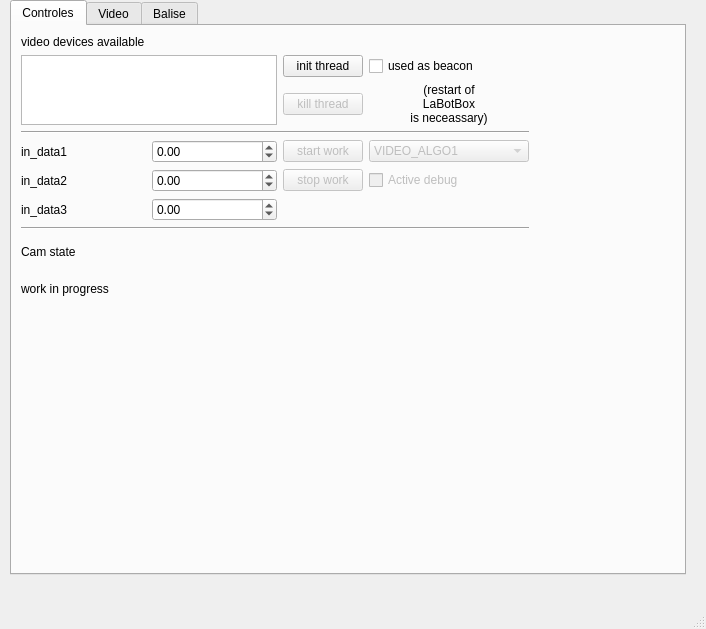
<?xml version="1.0" encoding="UTF-8"?>
<ui version="4.0">
 <class>ihm_ImageProcessing</class>
 <widget class="QMainWindow" name="ihm_ImageProcessing">
  <property name="geometry">
   <rect>
    <x>0</x>
    <y>0</y>
    <width>706</width>
    <height>629</height>
   </rect>
  </property>
  <property name="windowTitle">
   <string>MainWindow</string>
  </property>
  <widget class="QWidget" name="centralwidget">
   <widget class="QTabWidget" name="tabWidget">
    <property name="geometry">
     <rect>
      <x>10</x>
      <y>0</y>
      <width>676</width>
      <height>575</height>
     </rect>
    </property>
    <property name="currentIndex">
     <number>0</number>
    </property>
    <widget class="QWidget" name="tabControles">
     <attribute name="title">
      <string>Controles</string>
     </attribute>
     <layout class="QGridLayout" name="gridLayout">
      <item row="0" column="0" colspan="2">
       <widget class="QLabel" name="label_8">
        <property name="text">
         <string>video devices available</string>
        </property>
       </widget>
      </item>
      <item row="1" column="0" rowspan="2" colspan="2">
       <widget class="QListWidget" name="video_devices_list"/>
      </item>
      <item row="1" column="2">
       <widget class="QPushButton" name="init_thread">
        <property name="toolTip">
         <string>&lt;html&gt;&lt;head/&gt;&lt;body&gt;&lt;p&gt;Initialise le thread avec la source vidéo sélectionnée&lt;/p&gt;&lt;/body&gt;&lt;/html&gt;</string>
        </property>
        <property name="text">
         <string>init thread</string>
        </property>
       </widget>
      </item>
      <item row="1" column="3">
       <widget class="QCheckBox" name="chck_asBeacon">
        <property name="text">
         <string>used as beacon</string>
        </property>
       </widget>
      </item>
      <item row="1" column="4" rowspan="10">
       <spacer name="horizontalSpacer">
        <property name="orientation">
         <enum>Qt::Horizontal</enum>
        </property>
        <property name="sizeHint" stdset="0">
         <size>
          <width>108</width>
          <height>498</height>
         </size>
        </property>
       </spacer>
      </item>
      <item row="2" column="2">
       <widget class="QPushButton" name="kill_thread">
        <property name="enabled">
         <bool>false</bool>
        </property>
        <property name="toolTip">
         <string>&lt;html&gt;&lt;head/&gt;&lt;body&gt;&lt;p&gt;Termine puis tue le thread&lt;/p&gt;&lt;/body&gt;&lt;/html&gt;</string>
        </property>
        <property name="text">
         <string>kill thread</string>
        </property>
       </widget>
      </item>
      <item row="2" column="3">
       <widget class="QLabel" name="label_17">
        <property name="text">
         <string>(restart of
LaBotBox
is neceassary)</string>
        </property>
        <property name="alignment">
         <set>Qt::AlignHCenter|Qt::AlignTop</set>
        </property>
       </widget>
      </item>
      <item row="3" column="0" colspan="4">
       <widget class="Line" name="line_3">
        <property name="orientation">
         <enum>Qt::Horizontal</enum>
        </property>
       </widget>
      </item>
      <item row="4" column="0">
       <widget class="QLabel" name="label">
        <property name="text">
         <string>in_data1</string>
        </property>
       </widget>
      </item>
      <item row="4" column="1">
       <widget class="QDoubleSpinBox" name="in_data1">
        <property name="minimum">
         <double>-999999999999999983222784.000000000000000</double>
        </property>
        <property name="maximum">
         <double>1000000000000000019884624838656.000000000000000</double>
        </property>
       </widget>
      </item>
      <item row="4" column="2">
       <widget class="QPushButton" name="start_work">
        <property name="enabled">
         <bool>false</bool>
        </property>
        <property name="toolTip">
         <string>&lt;html&gt;&lt;head/&gt;&lt;body&gt;&lt;p&gt;Commence le job&lt;/p&gt;&lt;/body&gt;&lt;/html&gt;</string>
        </property>
        <property name="text">
         <string>start work</string>
        </property>
       </widget>
      </item>
      <item row="4" column="3">
       <widget class="QComboBox" name="list_algo">
        <property name="enabled">
         <bool>false</bool>
        </property>
        <property name="toolTip">
         <string>&lt;html&gt;&lt;head/&gt;&lt;body&gt;&lt;p&gt;Choix de l'algo vidéo à exécuter&lt;/p&gt;&lt;/body&gt;&lt;/html&gt;</string>
        </property>
        <item>
         <property name="text">
          <string>VIDEO_ALGO1</string>
         </property>
        </item>
        <item>
         <property name="text">
          <string>VIDEO_ALGO2</string>
         </property>
        </item>
        <item>
         <property name="text">
          <string>VIDEO_ALGO_DUMMY</string>
         </property>
        </item>
       </widget>
      </item>
      <item row="5" column="0">
       <widget class="QLabel" name="label_2">
        <property name="text">
         <string>in_data2</string>
        </property>
       </widget>
      </item>
      <item row="5" column="1">
       <widget class="QDoubleSpinBox" name="in_data2">
        <property name="minimum">
         <double>-999999999999999983222784.000000000000000</double>
        </property>
        <property name="maximum">
         <double>1000000000000000019884624838656.000000000000000</double>
        </property>
       </widget>
      </item>
      <item row="5" column="2">
       <widget class="QPushButton" name="stop_work">
        <property name="enabled">
         <bool>false</bool>
        </property>
        <property name="toolTip">
         <string>&lt;html&gt;&lt;head/&gt;&lt;body&gt;&lt;p&gt;Emet une requête d'arrêt du job&lt;/p&gt;&lt;/body&gt;&lt;/html&gt;</string>
        </property>
        <property name="text">
         <string>stop work</string>
        </property>
       </widget>
      </item>
      <item row="5" column="3">
       <widget class="QCheckBox" name="active_debug">
        <property name="enabled">
         <bool>false</bool>
        </property>
        <property name="text">
         <string>Active debug</string>
        </property>
       </widget>
      </item>
      <item row="6" column="0">
       <widget class="QLabel" name="label_3">
        <property name="text">
         <string>in_data3</string>
        </property>
       </widget>
      </item>
      <item row="6" column="1">
       <widget class="QDoubleSpinBox" name="in_data3">
        <property name="minimum">
         <double>-999999999999999983222784.000000000000000</double>
        </property>
        <property name="maximum">
         <double>1000000000000000019884624838656.000000000000000</double>
        </property>
       </widget>
      </item>
      <item row="7" column="0" colspan="4">
       <widget class="Line" name="line">
        <property name="orientation">
         <enum>Qt::Horizontal</enum>
        </property>
       </widget>
      </item>
      <item row="8" column="0">
       <widget class="QLabel" name="label_20">
        <property name="text">
         <string>Cam state</string>
        </property>
       </widget>
      </item>
      <item row="8" column="2">
       <widget class="QLed" name="cam_status">
        <property name="minimumSize">
         <size>
          <width>31</width>
          <height>31</height>
         </size>
        </property>
        <property name="maximumSize">
         <size>
          <width>31</width>
          <height>31</height>
         </size>
        </property>
        <property name="toolTip">
         <string>Binary Led</string>
        </property>
        <property name="whatsThis">
         <string>Led widget</string>
        </property>
        <property name="value">
         <bool>false</bool>
        </property>
        <property name="onColor">
         <enum>QLed::Green</enum>
        </property>
       </widget>
      </item>
      <item row="9" column="0" colspan="2">
       <widget class="QLabel" name="label_7">
        <property name="text">
         <string>work in progress</string>
        </property>
       </widget>
      </item>
      <item row="9" column="2">
       <widget class="QLed" name="work_status">
        <property name="minimumSize">
         <size>
          <width>31</width>
          <height>31</height>
         </size>
        </property>
        <property name="maximumSize">
         <size>
          <width>31</width>
          <height>31</height>
         </size>
        </property>
        <property name="toolTip">
         <string>Binary Led</string>
        </property>
        <property name="whatsThis">
         <string>Led widget</string>
        </property>
        <property name="value">
         <bool>false</bool>
        </property>
        <property name="onColor">
         <enum>QLed::Green</enum>
        </property>
       </widget>
      </item>
      <item row="10" column="0" colspan="4">
       <spacer name="verticalSpacer">
        <property name="orientation">
         <enum>Qt::Vertical</enum>
        </property>
        <property name="sizeHint" stdset="0">
         <size>
          <width>438</width>
          <height>224</height>
         </size>
        </property>
       </spacer>
      </item>
     </layout>
    </widget>
    <widget class="QWidget" name="tabVideo">
     <attribute name="title">
      <string>Video</string>
     </attribute>
     <layout class="QGridLayout" name="gridLayout_2">
      <item row="0" column="0">
       <widget class="QLabel" name="label_5">
        <property name="text">
         <string>ZOOM</string>
        </property>
       </widget>
      </item>
      <item row="0" column="1">
       <widget class="QLabel" name="label_18">
        <property name="text">
         <string/>
        </property>
        <property name="pixmap">
         <pixmap resource="../../icons.qrc">:/icons/edit_remove.png</pixmap>
        </property>
        <property name="alignment">
         <set>Qt::AlignCenter</set>
        </property>
       </widget>
      </item>
      <item row="0" column="2">
       <widget class="QSlider" name="zoomVideo">
        <property name="maximum">
         <number>2</number>
        </property>
        <property name="pageStep">
         <number>1</number>
        </property>
        <property name="value">
         <number>1</number>
        </property>
        <property name="sliderPosition">
         <number>1</number>
        </property>
        <property name="orientation">
         <enum>Qt::Horizontal</enum>
        </property>
       </widget>
      </item>
      <item row="0" column="3">
       <widget class="QLabel" name="label_19">
        <property name="text">
         <string/>
        </property>
        <property name="pixmap">
         <pixmap resource="../../icons.qrc">:/icons/edit_add.png</pixmap>
        </property>
        <property name="alignment">
         <set>Qt::AlignCenter</set>
        </property>
       </widget>
      </item>
      <item row="1" column="0" colspan="4">
       <widget class="QLabel" name="containerVideo">
        <property name="minimumSize">
         <size>
          <width>320</width>
          <height>240</height>
         </size>
        </property>
        <property name="maximumSize">
         <size>
          <width>1024</width>
          <height>768</height>
         </size>
        </property>
        <property name="text">
         <string/>
        </property>
        <property name="pixmap">
         <pixmap resource="../../icons.qrc">:/icons/cancel.png</pixmap>
        </property>
        <property name="alignment">
         <set>Qt::AlignLeading|Qt::AlignLeft|Qt::AlignTop</set>
        </property>
       </widget>
      </item>
     </layout>
    </widget>
    <widget class="QWidget" name="tabBalise">
     <attribute name="title">
      <string>Balise</string>
     </attribute>
     <layout class="QGridLayout" name="gridLayout_3">
      <item row="0" column="0">
       <widget class="QLabel" name="label_6">
        <property name="maximumSize">
         <size>
          <width>110</width>
          <height>25</height>
         </size>
        </property>
        <property name="text">
         <string>robot_1 dist</string>
        </property>
       </widget>
      </item>
      <item row="0" column="1">
       <widget class="QDoubleSpinBox" name="rob1_dist">
        <property name="minimumSize">
         <size>
          <width>0</width>
          <height>25</height>
         </size>
        </property>
        <property name="maximumSize">
         <size>
          <width>69</width>
          <height>25</height>
         </size>
        </property>
        <property name="readOnly">
         <bool>true</bool>
        </property>
        <property name="buttonSymbols">
         <enum>QAbstractSpinBox::NoButtons</enum>
        </property>
        <property name="minimum">
         <double>-999999999999999983222784.000000000000000</double>
        </property>
        <property name="maximum">
         <double>1000000000000000019884624838656.000000000000000</double>
        </property>
       </widget>
      </item>
      <item row="0" column="2">
       <widget class="QLabel" name="label_10">
        <property name="maximumSize">
         <size>
          <width>110</width>
          <height>25</height>
         </size>
        </property>
        <property name="text">
         <string>robot_1 angle</string>
        </property>
       </widget>
      </item>
      <item row="0" column="3">
       <widget class="QDoubleSpinBox" name="rob1_angle">
        <property name="minimumSize">
         <size>
          <width>0</width>
          <height>25</height>
         </size>
        </property>
        <property name="maximumSize">
         <size>
          <width>69</width>
          <height>25</height>
         </size>
        </property>
        <property name="readOnly">
         <bool>true</bool>
        </property>
        <property name="buttonSymbols">
         <enum>QAbstractSpinBox::NoButtons</enum>
        </property>
        <property name="minimum">
         <double>-999999999999999983222784.000000000000000</double>
        </property>
        <property name="maximum">
         <double>1000000000000000019884624838656.000000000000000</double>
        </property>
       </widget>
      </item>
      <item row="0" column="4">
       <widget class="QLabel" name="label_14">
        <property name="maximumSize">
         <size>
          <width>110</width>
          <height>25</height>
         </size>
        </property>
        <property name="text">
         <string>tag aruco -&gt;</string>
        </property>
       </widget>
      </item>
      <item row="0" column="5">
       <widget class="QSpinBox" name="spinBox">
        <property name="minimumSize">
         <size>
          <width>30</width>
          <height>25</height>
         </size>
        </property>
        <property name="maximumSize">
         <size>
          <width>50</width>
          <height>25</height>
         </size>
        </property>
       </widget>
      </item>
      <item row="0" column="6" rowspan="5">
       <spacer name="horizontalSpacer_2">
        <property name="orientation">
         <enum>Qt::Horizontal</enum>
        </property>
        <property name="sizeHint" stdset="0">
         <size>
          <width>94</width>
          <height>498</height>
         </size>
        </property>
       </spacer>
      </item>
      <item row="1" column="0">
       <widget class="QLabel" name="label_4">
        <property name="maximumSize">
         <size>
          <width>110</width>
          <height>25</height>
         </size>
        </property>
        <property name="text">
         <string>robot_2 dist</string>
        </property>
       </widget>
      </item>
      <item row="1" column="1">
       <widget class="QDoubleSpinBox" name="rob2_dist">
        <property name="minimumSize">
         <size>
          <width>0</width>
          <height>25</height>
         </size>
        </property>
        <property name="maximumSize">
         <size>
          <width>69</width>
          <height>25</height>
         </size>
        </property>
        <property name="readOnly">
         <bool>true</bool>
        </property>
        <property name="buttonSymbols">
         <enum>QAbstractSpinBox::NoButtons</enum>
        </property>
        <property name="minimum">
         <double>-999999999999999983222784.000000000000000</double>
        </property>
        <property name="maximum">
         <double>1000000000000000019884624838656.000000000000000</double>
        </property>
       </widget>
      </item>
      <item row="1" column="2">
       <widget class="QLabel" name="label_11">
        <property name="maximumSize">
         <size>
          <width>110</width>
          <height>25</height>
         </size>
        </property>
        <property name="text">
         <string>robot_2 angle</string>
        </property>
       </widget>
      </item>
      <item row="1" column="3">
       <widget class="QDoubleSpinBox" name="rob2_angle">
        <property name="minimumSize">
         <size>
          <width>0</width>
          <height>25</height>
         </size>
        </property>
        <property name="maximumSize">
         <size>
          <width>69</width>
          <height>25</height>
         </size>
        </property>
        <property name="readOnly">
         <bool>true</bool>
        </property>
        <property name="buttonSymbols">
         <enum>QAbstractSpinBox::NoButtons</enum>
        </property>
        <property name="minimum">
         <double>-999999999999999983222784.000000000000000</double>
        </property>
        <property name="maximum">
         <double>1000000000000000019884624838656.000000000000000</double>
        </property>
       </widget>
      </item>
      <item row="1" column="4">
       <widget class="QLabel" name="label_15">
        <property name="maximumSize">
         <size>
          <width>110</width>
          <height>25</height>
         </size>
        </property>
        <property name="text">
         <string>tag aruco -&gt;</string>
        </property>
       </widget>
      </item>
      <item row="1" column="5">
       <widget class="QSpinBox" name="spinBox_2">
        <property name="minimumSize">
         <size>
          <width>30</width>
          <height>25</height>
         </size>
        </property>
        <property name="maximumSize">
         <size>
          <width>50</width>
          <height>25</height>
         </size>
        </property>
       </widget>
      </item>
      <item row="2" column="0">
       <widget class="QLabel" name="label_9">
        <property name="maximumSize">
         <size>
          <width>110</width>
          <height>25</height>
         </size>
        </property>
        <property name="text">
         <string>robot_3 dist</string>
        </property>
       </widget>
      </item>
      <item row="2" column="1">
       <widget class="QDoubleSpinBox" name="rob3_dist">
        <property name="minimumSize">
         <size>
          <width>0</width>
          <height>25</height>
         </size>
        </property>
        <property name="maximumSize">
         <size>
          <width>69</width>
          <height>25</height>
         </size>
        </property>
        <property name="readOnly">
         <bool>true</bool>
        </property>
        <property name="buttonSymbols">
         <enum>QAbstractSpinBox::NoButtons</enum>
        </property>
        <property name="minimum">
         <double>-999999999999999983222784.000000000000000</double>
        </property>
        <property name="maximum">
         <double>1000000000000000019884624838656.000000000000000</double>
        </property>
       </widget>
      </item>
      <item row="2" column="2">
       <widget class="QLabel" name="label_12">
        <property name="maximumSize">
         <size>
          <width>110</width>
          <height>25</height>
         </size>
        </property>
        <property name="text">
         <string>robot_3 angle</string>
        </property>
       </widget>
      </item>
      <item row="2" column="3">
       <widget class="QDoubleSpinBox" name="rob3_angle">
        <property name="minimumSize">
         <size>
          <width>0</width>
          <height>25</height>
         </size>
        </property>
        <property name="maximumSize">
         <size>
          <width>69</width>
          <height>25</height>
         </size>
        </property>
        <property name="readOnly">
         <bool>true</bool>
        </property>
        <property name="buttonSymbols">
         <enum>QAbstractSpinBox::NoButtons</enum>
        </property>
        <property name="minimum">
         <double>-999999999999999983222784.000000000000000</double>
        </property>
        <property name="maximum">
         <double>1000000000000000019884624838656.000000000000000</double>
        </property>
       </widget>
      </item>
      <item row="2" column="4">
       <widget class="QLabel" name="label_16">
        <property name="maximumSize">
         <size>
          <width>110</width>
          <height>25</height>
         </size>
        </property>
        <property name="text">
         <string>tag aruco -&gt;</string>
        </property>
       </widget>
      </item>
      <item row="2" column="5">
       <widget class="QSpinBox" name="spinBox_3">
        <property name="minimumSize">
         <size>
          <width>30</width>
          <height>25</height>
         </size>
        </property>
        <property name="maximumSize">
         <size>
          <width>50</width>
          <height>25</height>
         </size>
        </property>
       </widget>
      </item>
      <item row="3" column="0">
       <widget class="QLabel" name="label_13">
        <property name="maximumSize">
         <size>
          <width>110</width>
          <height>25</height>
         </size>
        </property>
        <property name="text">
         <string>FPS</string>
        </property>
       </widget>
      </item>
      <item row="3" column="1">
       <widget class="QDoubleSpinBox" name="fps">
        <property name="minimumSize">
         <size>
          <width>0</width>
          <height>25</height>
         </size>
        </property>
        <property name="maximumSize">
         <size>
          <width>69</width>
          <height>25</height>
         </size>
        </property>
        <property name="readOnly">
         <bool>true</bool>
        </property>
        <property name="buttonSymbols">
         <enum>QAbstractSpinBox::NoButtons</enum>
        </property>
        <property name="minimum">
         <double>-999999999999999983222784.000000000000000</double>
        </property>
        <property name="maximum">
         <double>1000000000000000019884624838656.000000000000000</double>
        </property>
       </widget>
      </item>
      <item row="4" column="0" colspan="6">
       <spacer name="verticalSpacer_2">
        <property name="orientation">
         <enum>Qt::Vertical</enum>
        </property>
        <property name="sizeHint" stdset="0">
         <size>
          <width>548</width>
          <height>399</height>
         </size>
        </property>
       </spacer>
      </item>
     </layout>
    </widget>
   </widget>
  </widget>
  <widget class="QMenuBar" name="menubar">
   <property name="geometry">
    <rect>
     <x>0</x>
     <y>0</y>
     <width>706</width>
     <height>22</height>
    </rect>
   </property>
  </widget>
  <widget class="QStatusBar" name="statusbar"/>
 </widget>
 <customwidgets>
  <customwidget>
   <class>QLed</class>
   <extends>QWidget</extends>
   <header>qled.h</header>
  </customwidget>
 </customwidgets>
 <resources>
  <include location="../../icons.qrc"/>
 </resources>
 <connections/>
</ui>
